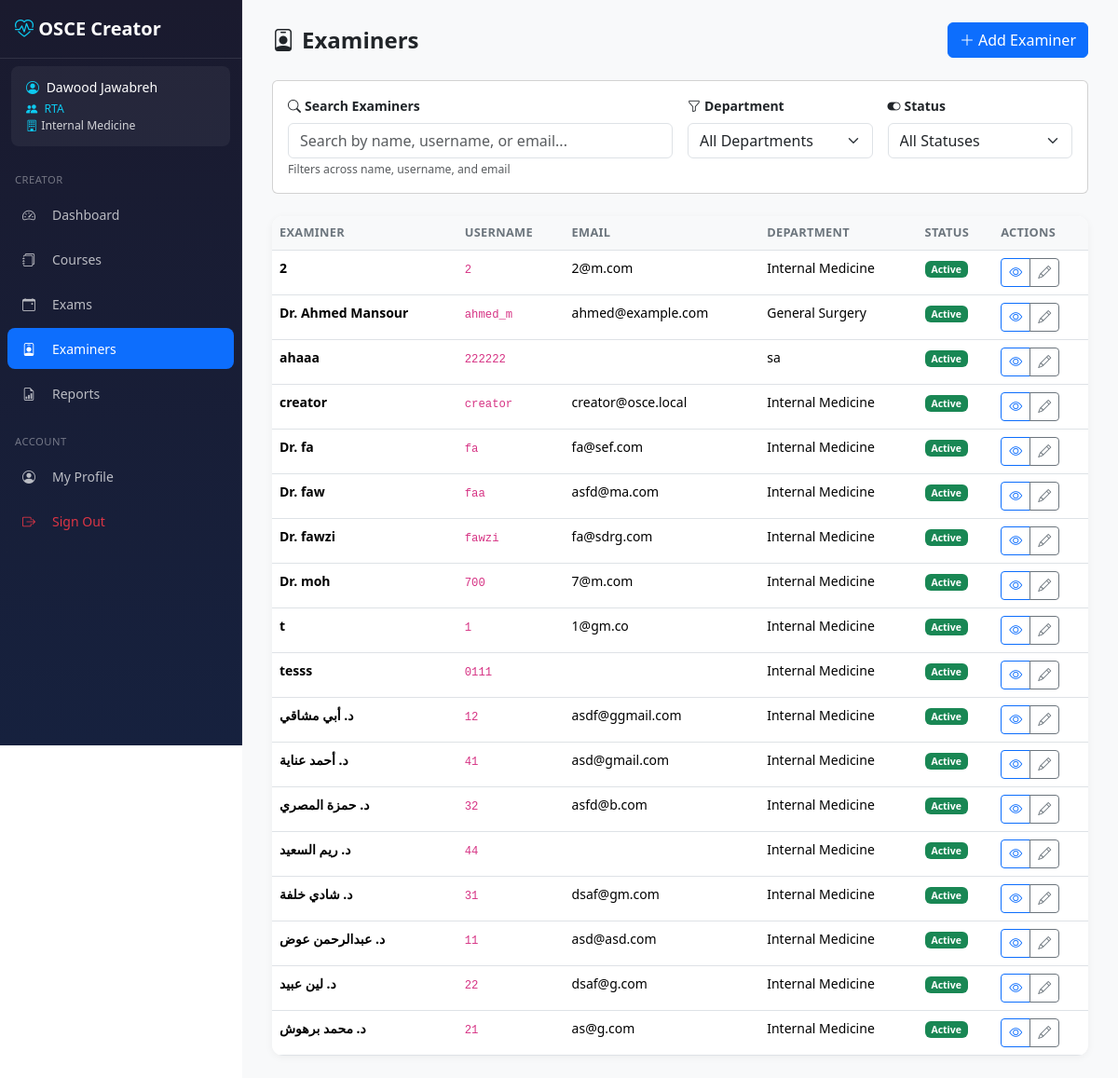
Screenshot of /creator/examiners/ (signed in) with the database file from the repository.
### core/models/examiner.py (models this page shows, shortened)
class Examiner(AbstractBaseUser, PermissionsMixin, TimestampMixin):
    ROLE_EXAMINER    = 'examiner'
    ROLE_COORDINATOR = 'coordinator'
    ROLE_ADMIN       = 'admin'
    ROLE_CHOICES = [
        (ROLE_EXAMINER,    'Examiner'),
        (ROLE_COORDINATOR, 'Coordinator'),
        (ROLE_ADMIN,       'Admin'),
    ]
    POSITION_HEAD      = 'head'
    POSITION_RTA       = 'rta'
    POSITION_ORGANIZER = 'organizer'
    POSITION_CHOICES = [
        (POSITION_HEAD,      'Head'),
        (POSITION_RTA,       'RTA'),
        (POSITION_ORGANIZER, 'Organizer'),
    ]
    id = models.AutoField(primary_key=True)
    username = models.CharField(max_length=80, unique=True)
    email = models.EmailField(max_length=120, blank=True, default='')
    full_name = models.CharField(max_length=150)
    title = models.CharField(max_length=20, blank=True, default='')  # Dr., Prof.
    department = models.CharField(max_length=100, blank=True, default='')
    coordinator_department = models.ForeignKey(
        'core.Department',
        null=True, blank=True,
        on_delete=models.SET_NULL,
        related_name='coordinators',
        db_index=True,
    )
    coordinator_position = models.CharField(
        max_length=10,
        choices=POSITION_CHOICES,
        blank=True, default='',
    )
    role = models.CharField(max_length=20, choices=ROLE_CHOICES, default=ROLE_EXAMINER)
    is_active = models.BooleanField(default=True)
    is_staff = models.BooleanField(default=False)
    is_deleted = models.BooleanField(default=False)
    deleted_at = models.DateTimeField(null=True, blank=True)
    objects = ExaminerManager()
    USERNAME_FIELD = 'username'
    REQUIRED_FIELDS = ['full_name']
    class Meta:
        db_table = 'examiners'
        verbose_name = 'Examiner'
        verbose_name_plural = 'Examiners'
        constraints = [
            models.CheckConstraint(
                condition=models.Q(
                    models.Q(role='coordinator', _negated=True)
                ) | models.Q(coordinator_department__isnull=False),
                name='coordinator_must_have_department',
            ),
            models.CheckConstraint(
                condition=models.Q(
                    models.Q(role='coordinator', _negated=True)
                ) | ~models.Q(coordinator_position=''),
                name='coordinator_must_have_position',
            ),
            models.CheckConstraint(
                condition=models.Q(role='coordinator') | models.Q(
                    coordinator_department__isnull=True,
                    coordinator_position='',
                ),
                name='non_coordinator_no_dept_fields',
            ),
        ]
    @property
    def display_name(self):
        if self.title:
            return f"{self.title} {self.full_name}"
        return self.full_name

### core/models/department.py (models this page shows, shortened)
class Department(TimestampMixin):
    name = models.CharField(max_length=150, unique=True)
    class Meta:
        db_table = 'departments'
        ordering = ['name']
        verbose_name = 'Department'
        verbose_name_plural = 'Departments'

### creator/views/examiners.py (the view)
# urls.py: path('examiners/', examiners.examiner_list, name='examiner_list'),
@login_required
def examiner_list(request):
    from django.core.cache import cache
    examiners = cache.get(EXAMINER_LIST_KEY)
    if examiners is None:
        examiners = list(
            Examiner.objects.filter(role='examiner', is_deleted=False).order_by('full_name')
        )
        cache.set(EXAMINER_LIST_KEY, examiners, EXAMINER_LIST_TTL)
    today = datetime.now().date()
    can_see_deleted = request.user.is_superuser or getattr(request.user, 'role', None) == 'admin'
    deleted_examiners = Examiner.objects.filter(role='examiner', is_deleted=True).order_by('full_name') if can_see_deleted else []
    stats = cache.get(EXAMINER_STATS_KEY)
    if stats is None:
        stats = {
            'total': Examiner.objects.filter(role='examiner', is_deleted=False).count(),
            'active': Examiner.objects.filter(role='examiner', is_active=True, is_deleted=False).count(),
            'assigned_today': ExaminerAssignment.objects.filter(
                session__session_date=today,
                examiner__role='examiner',
                examiner__is_deleted=False,
            ).values('examiner_id').distinct().count(),
            'total_assignments': ExaminerAssignment.objects.filter(
                examiner__role='examiner',
                examiner__is_deleted=False,
            ).count(),
        }
        cache.set(EXAMINER_STATS_KEY, stats, EXAMINER_STATS_TTL)
    return render(request, 'creator/examiners/list.html', {
        'examiners': examiners,
        'stats': stats,
        'deleted_examiners': deleted_examiners,
        'can_see_deleted': can_see_deleted,
    })

### core/context_processors.py (called while the page is built)
def admin_token(request):
    if hasattr(request, 'user') and request.user.is_authenticated and request.user.is_staff:
        return {'ADMIN_TOKEN': settings.SECRET_ADMIN_URL}
    return {'ADMIN_TOKEN': ''}

### templates/creator/examiners/list.html (shortened to what this page needs)
{% extends 'creator/base_creator.html' %}
{% block content %}
<div class="page-header d-flex flex-wrap justify-content-between align-items-center gap-2">
    <div>
        <h1><i class="bi bi-person-badge me-2"></i>Examiners</h1>
    </div>
    <div class="btn-group">
        <a href="{% url 'creator:examiner_create' %}" class="btn btn-primary">
            <i class="bi bi-plus-lg me-1"></i>Add Examiner
        </a>
    </div>
</div>
<div class="card mb-4">
    <div class="card-body">
        <div class="row g-3">
            <div class="col-md-6">
                <label for="searchInput" class="form-label fw-bold">
                    <i class="bi bi-search me-1"></i>Search Examiners
                </label>
                <input type="text" class="form-control" id="searchInput" placeholder="Search by name, username, or email...">
                <small class="text-muted">Filters across name, username, and email</small>
            </div>
            <div class="col-md-3">
                <label for="departmentFilter" class="form-label fw-bold">
                    <i class="bi bi-funnel me-1"></i>Department
                </label>
                <select class="form-select" id="departmentFilter">
                    <option value="">All Departments</option>
                </select>
            </div>
            <div class="col-md-3">
                <label for="statusFilter" class="form-label fw-bold">
                    <i class="bi bi-toggle-on me-1"></i>Status
                </label>
                <select class="form-select" id="statusFilter">
                    <option value="">All Statuses</option>
                </select>
            </div>
        </div>
    </div>
</div>
<div class="table-card">
    <div class="table-responsive">
    <table class="table table-hover mb-0">
        <thead>
            <tr>
                <th>Examiner</th>
                <th>Username</th>
                <th>Email</th>
                <th>Department</th>
                <th>Status</th>
                <th>Actions</th>
            </tr>
        </thead>
        <tbody>
            {% for examiner in examiners %}
            <tr>
                <td>
                        <div>
                            <div class="fw-bold">{{ examiner.display_name }}</div>
                        </div>
                    </div>
                </td>
                <td><code>{{ examiner.username }}</code></td>
                <td>{{ examiner.email }}</td>
                <td>{{ examiner.department|default:"-" }}</td>
                <td>
                    {% if examiner.is_active %}
                        <span class="badge bg-success">Active</span>
                    {% else %}
                        <span class="badge bg-secondary">Inactive</span>
                    {% endif %}
                </td>
                <td>
                    <div class="btn-group btn-group-sm">
                        <a href="{% url 'creator:examiner_detail' examiner.id %}"
                           class="btn btn-outline-primary" title="View">
                            <i class="bi bi-eye"></i>
                        </a>
                        <a href="{% url 'creator:examiner_edit' examiner.id %}"
                           class="btn btn-outline-secondary" title="Edit">
                            <i class="bi bi-pencil"></i>
                        </a>
                    </div>
                </td>
            </tr>
            {% endfor %}
{% endblock %}

### templates/creator/base_creator.html (shortened to what this page needs)
{% load static %}
<!DOCTYPE html>
<html lang="en">
<head>
    <link href="https://cdn.jsdelivr.net/npm/bootstrap@5.3.2/dist/css/bootstrap.min.css" rel="stylesheet">
    <link href="https://cdn.jsdelivr.net/npm/bootstrap-icons@1.11.1/font/bootstrap-icons.css" rel="stylesheet">
    <link href="{% static 'css/creator.css' %}" rel="stylesheet">
</head>
<body>
    <nav id="creatorSidebar"
         class="sidebar offcanvas-lg offcanvas-start"
         tabindex="-1"
         aria-labelledby="sidebarLabel">
        <div class="offcanvas-body d-flex flex-column p-0">
            <div class="brand d-none d-lg-block">
                <i class="bi bi-heart-pulse"></i> OSCE Creator
            </div>
            {% if user.is_authenticated %}
            <div class="user-info">
                <div><i class="bi bi-person-circle me-1"></i> <span class="user-name">{{ user.display_name|default:user.username }}</span></div>
                <small class="d-block mt-1">
                    {% if user.is_superuser %}
                    <span style="color:#e879f9;"><i class="bi bi-stars me-1"></i>Superuser</span>
                    {% elif user.role == 'admin' %}
                    <span style="color:#f0c040;"><i class="bi bi-shield-fill me-1"></i>Admin</span>
                    {% elif user.role == 'coordinator' %}
                    <span style="color:#0dcaf0;"><i class="bi bi-people-fill me-1"></i>
                        {% if user.coordinator_position == 'head' %}Head
                        {% elif user.coordinator_position == 'rta' %}RTA
                        {% elif user.coordinator_position == 'organizer' %}Organizer
                        {% else %}Coordinator{% endif %}
                    </span>
                    {% else %}
                    <span class="text-muted">Examiner</span>
                    {% endif %}
                    {% if user.coordinator_department %}<br><i class="bi bi-building me-1"></i>{{ user.coordinator_department.name }}{% endif %}
                </small>
            </div>
            {% endif %}
            <div class="nav-section">Creator</div>
            <ul class="nav flex-column">
                <li class="nav-item">
                    <a class="nav-link {% if '/creator/' in request.path and request.path == '/creator/' or request.path == '/creator' %}active{% endif %}"
                       href="{% url 'creator:dashboard' %}">
                        <i class="bi bi-speedometer2"></i> Dashboard
                    </a>
                </li>
                <li class="nav-item">
                    <a class="nav-link {% if '/creator/courses' in request.path %}active{% endif %}"
                       href="{% url 'creator:course_list' %}">
                        <i class="bi bi-journals"></i> Courses
                    </a>
                </li>
                <li class="nav-item">
                    <a class="nav-link {% if '/creator/exams' in request.path %}active{% endif %}"
                       href="{% url 'creator:exam_list' %}">
                        <i class="bi bi-calendar-event"></i> Exams
                    </a>
                </li>
                <li class="nav-item">
                    <a class="nav-link {% if '/creator/examiners' in request.path %}active{% endif %}"
                       href="{% url 'creator:examiner_list' %}">
                        <i class="bi bi-person-badge"></i> Examiners
                    </a>
                </li>
                <li class="nav-item">
                    <a class="nav-link {% if '/creator/reports' in request.path %}active{% endif %}"
                       href="{% url 'creator:reports_index' %}">
                        <i class="bi bi-file-earmark-bar-graph"></i> Reports
                    </a>
                </li>
            </ul>
            <div class="mt-auto">
                <div class="nav-section">Account</div>
                <ul class="nav flex-column mb-3">
                    <li class="nav-item">
                        <a class="nav-link {% if request.path == '/profile/' %}active{% endif %}" href="{% url 'profile' %}">
                            <i class="bi bi-person-circle"></i> My Profile
                        </a>
                    </li>
                    <li class="nav-item">
                        <a class="nav-link text-danger" href="{% url 'creator:logout' %}">
                            <i class="bi bi-box-arrow-right"></i> Sign Out
                        </a>
                    </li>
                </ul>
            </div>
        </div>
    </nav>
    <main class="main-content">
        <div class="toast-container position-fixed top-0 end-0 p-3" style="z-index: 9999;">
        </div>
        {% block content %}{% endblock %}
    </main>
</body>
</html>

### static/css/creator.css (style rules this page uses)
:root { --primary-color: #0d6efd; --sidebar-width: 260px; --sidebar-bg-start: #1a1a2e; --sidebar-bg-end: #16213e; --touch-target-min: 44px; --font-size-base: 14px; }
body { font-size: var(--font-size-base); overflow-x: hidden; }
.sidebar { background: linear-gradient(180deg, var(--sidebar-bg-start) 0%, var(--sidebar-bg-end) 100%); width: var(--sidebar-width); color: rgba(255,255,255,0.7); }
@media (min-width: 992px) { .sidebar { position: fixed; top: 0; left: 0; height: 100vh; z-index: 1030; border-right: 1px solid rgba(255,255,255,0.06); overflow-y: auto; } }
.sidebar .brand { color: white; font-size: 1.25rem; font-weight: 600; padding: 1rem; margin-bottom: 0.5rem; border-bottom: 1px solid rgba(255,255,255,0.1); }
.sidebar .brand i { color: #0dcaf0; }
.sidebar .user-info { background: rgba(255,255,255,0.05); padding: 0.75rem 1rem; border-radius: 0.5rem; margin: 0 0.75rem 0.5rem; color: rgba(255,255,255,0.8); font-size: 0.875rem; }
.sidebar .user-info .user-name { color: white; font-weight: 500; }
.sidebar .user-info i { color: #0dcaf0; }
.sidebar .nav-link { color: rgba(255,255,255,0.7); padding: 0.65rem 1rem; margin: 0.125rem 0.5rem; border-radius: 0.5rem; transition: all 0.2s; min-height: var(--touch-target-min); display: flex; align-items: center; }
.sidebar .nav-link.active { color: white; background: var(--primary-color); }
.sidebar .nav-link i { width: 24px; margin-right: 0.5rem; flex-shrink: 0; }
.sidebar .nav-section { color: rgba(255,255,255,0.4); font-size: 0.7rem; text-transform: uppercase; letter-spacing: 0.5px; padding: 1rem 1rem 0.3rem; margin-top: 0.25rem; }
.main-content { min-height: 100vh; background: #f8f9fa; padding: 1.25rem; }
@media (min-width: 992px) { .main-content { margin-left: var(--sidebar-width); padding: 1.5rem 2rem; } }
.table-card { background: white; border-radius: 0.75rem; box-shadow: 0 2px 8px rgba(0,0,0,0.05); overflow: hidden; }
.table-card .table-responsive { overflow-x: auto; -webkit-overflow-scrolling: touch; }
.table-card .table { margin-bottom: 0; }
.table-card .table th { background: #f8f9fa; font-weight: 600; font-size: 0.8rem; text-transform: uppercase; letter-spacing: 0.3px; color: #6c757d; border-top: none; white-space: nowrap; }
.page-header { margin-bottom: 1.5rem; }
.page-header h1 { font-size: 1.5rem; font-weight: 600; margin-bottom: 0; }

### rows the page displays
Examiner: display_name "Dawood Jawabreh", coordinator_department.name "Internal Medicine"
Examiner: display_name "2", username "2", email "2@m.com", department "Internal Medicine", is_active "Active"
Examiner: display_name "Dr. Ahmed Mansour", username "ahmed_m", email "ahmed@example.com", department "General Surgery", is_active "Active"
Examiner: display_name "ahaaa", username "222222", department "sa", is_active "Active"
Examiner: display_name "creator", username "creator", email "creator@osce.local", department "Internal Medicine", is_active "Active"
Examiner: display_name "Dr. fa", username "fa", email "fa@sef.com", department "Internal Medicine", is_active "Active"
Examiner: display_name "Dr. faw", username "faa", email "asfd@ma.com", department "Internal Medicine", is_active "Active"
Examiner: display_name "Dr. fawzi", username "fawzi", email "fa@sdrg.com", department "Internal Medicine", is_active "Active"
Examiner: display_name "Dr. moh", username "700", email "7@m.com", department "Internal Medicine", is_active "Active"
Examiner: display_name "t", username "1", email "1@gm.co", department "Internal Medicine", is_active "Active"
Examiner: display_name "tesss", username "0111", department "Internal Medicine", is_active "Active"
Examiner: display_name "د. أبي مشاقي", username "12", email "asdf@ggmail.com", department "Internal Medicine", is_active "Active"
Examiner: display_name "د. أحمد عناية", username "41", email "asd@gmail.com", department "Internal Medicine", is_active "Active"
Examiner: display_name "د. حمزة المصري", username "32", email "asfd@b.com", department "Internal Medicine", is_active "Active"
Examiner: display_name "د. ريم السعيد", username "44", department "Internal Medicine", is_active "Active"
Examiner: display_name "د. شادي خلفة", username "31", email "dsaf@gm.com", department "Internal Medicine", is_active "Active"
Examiner: display_name "د. عبدالرحمن عوض", username "11", email "asd@asd.com", department "Internal Medicine", is_active "Active"
Examiner: display_name "د. لين عبيد", username "22", email "dsaf@g.com", department "Internal Medicine", is_active "Active"
Examiner: display_name "د. محمد برهوش", username "21", email "as@g.com", department "Internal Medicine", is_active "Active"
